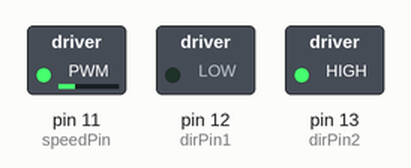
The sketch below on a simulated Arduino Uno, built with avr-gcc and run on an emulated ATmega328P. Shown: switched loads named in the sketch (green lamp = pin HIGH).

Above: at 0.1 s.
Timing chart, 0 to 1.6 s (numbered marks = the images above):
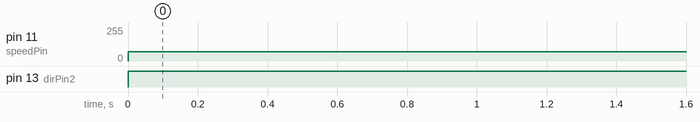

The sketch:

motor.ino
```cpp
int speedPin=11;
int dirPin1=12;
int dirPin2=13;
int speedMotor= 70;


void setup() {
  // put your setup code here, to run once:
  Serial.begin(9600);
  pinMode(speedPin, OUTPUT);
  pinMode(dirPin1, OUTPUT);
  pinMode(dirPin2, OUTPUT);

}

void loop() {
  // put your main code here, to run repeatedly:
  digitalWrite(dirPin1,0);
  digitalWrite(dirPin2,1);
  analogWrite(speedPin, speedMotor);
}
```

Measured:
- by itself, pin 11 (speedPin): 0/255 → 70/255 at 0.00 s
- by itself, pin 13 (dirPin2): LOW → HIGH at 0.00 s
